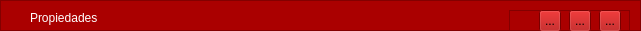
  <widget class="QFrame" name="frame_encabezado">
   <property name="geometry">
    <rect>
     <x>0</x>
     <y>0</y>
     <width>641</width>
     <height>31</height>
    </rect>
   </property>
   <property name="maximumSize">
    <size>
     <width>641</width>
     <height>31</height>
    </size>
   </property>
   <property name="styleSheet">
    <string notr="true">background:rgb(170, 0, 0)</string>
   </property>
   <property name="frameShape">
    <enum>QFrame::StyledPanel</enum>
   </property>
   <property name="frameShadow">
    <enum>QFrame::Raised</enum>
   </property>
   <widget class="QLabel" name="label">
    <property name="geometry">
     <rect>
      <x>30</x>
      <y>10</y>
      <width>161</width>
      <height>16</height>
     </rect>
    </property>
    <property name="styleSheet">
     <string notr="true">color:white;</string>
    </property>
    <property name="text">
     <string>Propiedades</string>
    </property>
   </widget>
   <widget class="QFrame" name="frame_botones">
    <property name="geometry">
     <rect>
      <x>509</x>
      <y>10</y>
      <width>121</width>
      <height>21</height>
     </rect>
    </property>
    <property name="font">
     <font>
      <pointsize>1</pointsize>
     </font>
    </property>
    <property name="toolTipDuration">
     <number>0</number>
    </property>
    <property name="frameShape">
     <enum>QFrame::StyledPanel</enum>
    </property>
    <property name="frameShadow">
     <enum>QFrame::Raised</enum>
    </property>
    <property name="lineWidth">
     <number>0</number>
    </property>
    <widget class="QToolButton" name="toolButton_CloseP">
     <property name="geometry">
      <rect>
       <x>90</x>
       <y>0</y>
       <width>22</width>
       <height>22</height>
      </rect>
     </property>
     <property name="text">
      <string>...</string>
     </property>
     <property name="icon">
      <iconset>
       <normaloff>../assets/icon/close-window.png</normaloff>../assets/icon/close-window.png</iconset>
     </property>
    </widget>
    <widget class="QToolButton" name="toolButton_MaxiP">
     <property name="geometry">
      <rect>
       <x>60</x>
       <y>0</y>
       <width>22</width>
       <height>22</height>
      </rect>
     </property>
     <property name="text">
      <string>...</string>
     </property>
     <property name="icon">
      <iconset>
       <normaloff>../assets/icon/maximize-window.png</normaloff>../assets/icon/maximize-window.png</iconset>
     </property>
    </widget>
    <widget class="QToolButton" name="toolButton_MiniP">
     <property name="geometry">
      <rect>
       <x>30</x>
       <y>0</y>
       <width>22</width>
       <height>22</height>
      </rect>
     </property>
     <property name="text">
      <string>...</string>
     </property>
     <property name="icon">
      <iconset>
       <normaloff>../assets/icon/minimize-window.png</normaloff>../assets/icon/minimize-window.png</iconset>
     </property>
    </widget>
    <widget class="QToolButton" name="toolButton_restaure">
     <property name="geometry">
      <rect>
       <x>60</x>
       <y>0</y>
       <width>22</width>
       <height>22</height>
      </rect>
     </property>
     <property name="text">
      <string>...</string>
     </property>
     <property name="icon">
      <iconset>
       <normaloff>../assets/icon/restore-window.png</normaloff>../assets/icon/restore-window.png</iconset>
     </property>
    </widget>
    <zorder>toolButton_restaure</zorder>
    <zorder>toolButton_CloseP</zorder>
    <zorder>toolButton_MaxiP</zorder>
    <zorder>toolButton_MiniP</zorder>
   </widget>
  </widget>
